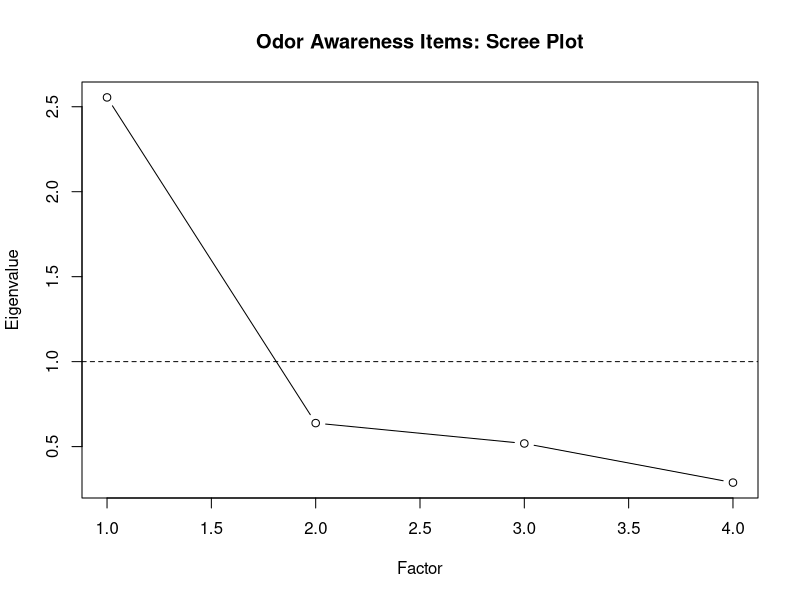
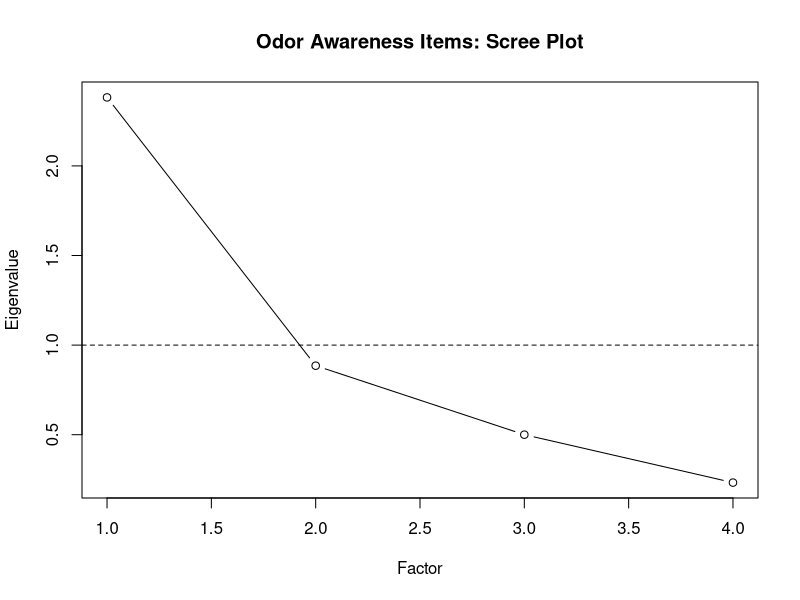

Source code (R) for these figures, in order:
######################### LOAD PACKAGES
library(dplyr)  # data wrangling



######################### NOTE
# See artifacts/data cleaning notes.docx
# contains the rationale for deviations from pre-reg



######################### DATA
qualtrics = read.csv('data/data-qualtrics-clean.csv', stringsAsFactors = TRUE)

formr = read.csv('data/data-formr-clean.csv', stringsAsFactors = TRUE)



######################### Index_SES
### qualtrics
# based on income bracket only
qualtrics = qualtrics |> mutate(Index_SES = as.factor(case_when(
  Income=="Below32" ~ "Below32",
  Income=="Upto41" ~ "Upto41")))

### formr
## based on income bracket only
# us only
formr = formr |> mutate(Index_SES_US = as.factor(case_when(
  Income=="Below32" ~ "Below32",
  Income=="Upto41" ~ "Upto41",
  Income=="41K_Plus" ~ "41K_Plus")))

# global limiting to income only
formr = formr |> mutate(Index_SES = as.factor(case_when(
  Compare_Income_GeneralPopulation %in% c("Much_less", "Moderately_less", "Slightly_less") ~ "less",
  Compare_Income_GeneralPopulation == "About_the_same" ~ "same",
  Compare_Income_GeneralPopulation %in% c("Slightly_more", "Moderately_more", "Much_more") ~ "more"
)))



######################### Index_Needs
## collapse to met/not-

#qualtrics
qualtrics = qualtrics |> mutate(Index_Needs = case_when(
  Income_Meets_Needs == "Yes" | Resources_Meets_Needs == "Yes" ~ 'Needs_Met', TRUE ~ 'Needs_Not_Met'
))

qualtrics = qualtrics |> mutate(Index_Needs_Number = as.factor(case_when(
  Index_Needs=="Needs_Met" ~ 1,
  Index_Needs=="Needs_Not_Met" ~ 0)))

#formr
formr = formr |> mutate(Index_Needs = case_when(
  Income_Meets_Needs == "Yes" | Resources_Meets_Needs == "Yes" ~ 'Needs_Met', TRUE ~ 'Needs_Not_Met'
))

formr = formr |> mutate(Index_Needs_Number = as.factor(case_when(
  Index_Needs=="Needs_Met" ~ 1,
  Index_Needs=="Needs_Not_Met" ~ 0)))



######################### Index Household
# qualtrics, imput missing info using multi-gen
qualtrics = qualtrics |> mutate(Index_Household = case_when(
  Location == "Urban" & MultiGeneration_Household == "No" ~ 'Urban_1to2_Generations',
  Location == "Rural" & MultiGeneration_Household == "No" ~ 'Rural_1to2_Generations',
  Location == "Urban" & Generations_per_Household %in% c(1, 2) ~ 'Urban_1to2_Generations',
  Location == "Urban" & Generations_per_Household > 2 ~ 'Urban_3Plus_Generations',
  Location == "Rural" & Generations_per_Household %in% c(1, 2) ~ 'Rural_1to2_Generations',
  Location == "Rural" & Generations_per_Household > 2 ~ 'Rural_3Plus_Generations'
))

#formr, only generations question present
formr = formr |> mutate(Index_Household = case_when(
  Location == "Urban" & Generations_per_Household %in% c(1, 2) ~ 'Urban_1to2_Generations',
  Location == "Urban" & Generations_per_Household > 2 ~ 'Urban_3Plus_Generations',
  Location == "Rural" & Generations_per_Household %in% c(1, 2) ~ 'Rural_1to2_Generations',
  Location == "Rural" & Generations_per_Household > 2 ~ 'Rural_3Plus_Generations'
))



######################### Index_Environment
# env cols
environment_cols = c("Exposure_Chemicals", "Exposure_AirPollution", "Exposure_Tobacco", "Exposure_PoorVentilation")

# qualtrics
qualtrics$Index_Environment = rowSums(qualtrics[ , environment_cols], na.rm=TRUE)

#formr
formr$Index_Environment = rowSums(formr[ , environment_cols], na.rm=TRUE)



######################### Index_ST_Loss_Cause
#qualtrics
qualtrics = qualtrics |> mutate(Index_ST_Loss_Cause = case_when(
  SmellTasteLoss_Cause_General == "Medication_or_Cancer"  ~ 'NonViral',
  SmellTasteLoss_Cause_General == "Unknown"  ~ 'NonViral',
  SmellTasteLoss_Cause_General == "Other"  ~ 'NonViral',
  SmellTasteLoss_Cause_General == "Occupational"  ~ 'NonViral',
  SmellTasteLoss_Cause_General == "Injury"  ~ 'NonViral',
  SmellTasteLoss_Cause_General == "Congenital"  ~ 'NonViral',
  SmellTasteLoss_Cause_General == "Bacterial"  ~ 'NonViral',
  SmellTasteLoss_Cause_General == "Viral" & SmellTasteLoss_Cause_VirusSpecific == 'Covid' & Diagnosis_Method == "Lab_Test" ~ 'Viral_Covid_Confirmed',
  SmellTasteLoss_Cause_General == "Viral" & SmellTasteLoss_Cause_VirusSpecific == 'Covid' & Diagnosis_Method == "Clinical"   ~ 'Viral_Covid_Confirmed',
  SmellTasteLoss_Cause_General == "Viral" & SmellTasteLoss_Cause_VirusSpecific == 'Covid'  ~ 'Viral_Covid_Unconfirmed',
  SmellTasteLoss_Cause_General == "Viral" & SmellTasteLoss_Cause_VirusSpecific == 'Other'  ~ 'Viral_nonCovid',
  SmellTasteLoss_Cause_General == "Viral" & SmellTasteLoss_Cause_VirusSpecific == 'NonCovid_Virus'  ~ 'Viral_nonCovid',
  SmellTasteLoss_Cause_General == "Viral" & SmellTasteLoss_Cause_VirusSpecific == 'Flu'  ~ 'Viral_nonCovid'
))

# formr
formr = formr |> mutate(Index_ST_Loss_Cause = case_when(
  SmellTasteLoss_Cause_General == "Medication_or_Cancer"  ~ 'NonViral',
  SmellTasteLoss_Cause_General == "Unknown"  ~ 'NonViral',
  SmellTasteLoss_Cause_General == "Other"  ~ 'NonViral',
  SmellTasteLoss_Cause_General == "Occupational"  ~ 'NonViral',
  SmellTasteLoss_Cause_General == "Injury"  ~ 'NonViral',
  SmellTasteLoss_Cause_General == "Congenital"  ~ 'NonViral',
  SmellTasteLoss_Cause_General == "Bacterial"  ~ 'NonViral',
  SmellTasteLoss_Cause_General == "Viral" & SmellTasteLoss_Cause_VirusSpecific == 'Covid' & Diagnosis_Method == "Lab_Test" ~ 'Viral_Covid_Confirmed',
  SmellTasteLoss_Cause_General == "Viral" & SmellTasteLoss_Cause_VirusSpecific == 'Covid' & Diagnosis_Method == "Clinical"   ~ 'Viral_Covid_Confirmed',
  SmellTasteLoss_Cause_General == "Viral" & SmellTasteLoss_Cause_VirusSpecific == 'Covid'  ~ 'Viral_Covid_Unconfirmed',
  SmellTasteLoss_Cause_General == "Viral" & SmellTasteLoss_Cause_VirusSpecific == 'Other'  ~ 'Viral_nonCovid',
  SmellTasteLoss_Cause_General == "Viral" & SmellTasteLoss_Cause_VirusSpecific == 'NonCovid_Virus'  ~ 'Viral_nonCovid',
  SmellTasteLoss_Cause_General == "Viral" & SmellTasteLoss_Cause_VirusSpecific == 'Flu'  ~ 'Viral_nonCovid'
))



######################### Index_Symptoms
# symptom cols
symptom_cols = c("Symptom_Fever","Symptom_DryCough","Symptom_DryMouth","Symptom_CoughMucus",
                 "Symptom_DifficultyBreathing","Symptom_ChestTightness","Symptom_RunnyNose",
                 "Symptom_SoreThroat","Symptom_ChangesFoodFlavor","Symptom_ChangesSmell",
                 "Symptom_LostAppetite","Symptom_Headache","Symptom_Muscleache","Symptom_Fatigue",
                 "Symptom_Diarrhea","Symptom_AbdominalPain","Symptom_Nausea","Symptom_OtherSymptoms")

# qualtrics
qualtrics$Index_Symptoms = rowSums(qualtrics[ , symptom_cols], na.rm=TRUE)

# formr
formr$Index_Symptoms = rowSums(formr[ , symptom_cols], na.rm=TRUE)



######################### Index_ST_Loss
# qualtrics
qualtrics = qualtrics |> mutate(Index_ST_Loss = case_when(
  Experienced_SmellTasteLoss == "No"  ~ 'No_ST_Loss',
  Experienced_SmellTasteLoss == "Yes"  ~ 'ST_Loss',
  Symptom_ChangesFoodFlavor == 1  ~ 'ST_Loss',
  Symptom_ChangesSmell == 1  ~ 'ST_Loss'
))

# formr
formr = formr |> mutate(Index_ST_Loss = case_when(
  Experienced_SmellTasteLoss == "No"  ~ 'No_ST_Loss',
  Experienced_SmellTasteLoss == "Yes"  ~ 'ST_Loss',
  Symptom_ChangesFoodFlavor == 1  ~ 'ST_Loss',
  Symptom_ChangesSmell == 1  ~ 'ST_Loss'
))



######################### Index_Health
# smoking counted once; oral health replaces second smoke count

# qualtrics
qualtrics = qualtrics |> mutate(Smoke_Vape_Daily = case_when(
  Smoke_Vape_Daily == 1  ~ 1, TRUE ~ 0
))

qualtrics = qualtrics |> mutate(Oral_Condition_Binary = case_when(
  Oral_Condition_Lickert %in% c("Excellent", "Very_good") ~ 0,
  Oral_Condition_Lickert %in% c("Good", "Fair", "Poor") ~ 1
))

health_cols = c("Chronic_Illnesses", "Cancer_Treatment", "Daily_Medications", "Oral_Condition_Binary", "Smoke_Vape_Daily")

qualtrics$Index_Health = rowSums(qualtrics[ , health_cols], na.rm=TRUE)

# formr
formr = formr |> mutate(Smoke_Vape_Daily = case_when(
  Smoke_Vape_Daily == 1  ~ 1, TRUE ~ 0
))

formr = formr |> mutate(Oral_Condition_Binary = case_when(
  Oral_Condition_Lickert %in% c("Excellent", "Very_good") ~ 0,
  Oral_Condition_Lickert %in% c("Good", "Fair", "Poor") ~ 1
))

health_cols = c("Chronic_Illnesses", "Cancer_Treatment", "Daily_Medications", "Oral_Condition_Binary", "Smoke_Vape_Daily")

formr$Index_Health = rowSums(formr[ , health_cols], na.rm=TRUE)



######################### Index_Olfactory_Change / Recovery / Long_Haul (pre-reg items 80-82)
# qualtrics
qualtrics$Index_Olfactory_Change = (qualtrics$OlfactoryAbility_DuringSmellLoss - qualtrics$OlfactoryAbility_BeforeSmellLoss)
qualtrics$Index_Olfactory_Recovery = (qualtrics$OlfactoryAbility_Current - qualtrics$OlfactoryAbility_DuringSmellLoss)
qualtrics$Index_Olfactory_Long_Haul = (qualtrics$OlfactoryAbility_Current - qualtrics$OlfactoryAbility_BeforeSmellLoss)

# formr
formr$Index_Olfactory_Change = (formr$OlfactoryAbility_DuringSmellLoss - formr$OlfactoryAbility_BeforeSmellLoss)
formr$Index_Olfactory_Recovery = (formr$OlfactoryAbility_Current - formr$OlfactoryAbility_DuringSmellLoss)
formr$Index_Olfactory_Long_Haul = (formr$OlfactoryAbility_Current - formr$OlfactoryAbility_BeforeSmellLoss)


######################### Odor Awareness Index QUALTRICS
# (pre-reg item 77, items 59-62)
#item 59 (Odor_Importance): no "not applicable" option, 5-point scale

# qualtrics
qualtrics = qualtrics |> mutate(Index_Odor_Importance = case_when(
  Odor_Importance == 'Not_important' ~ 1,
  Odor_Importance == 'Slightly_important' ~ 2,
  Odor_Importance == 'Moderately_Important' ~ 3,
  Odor_Importance == 'Important' ~ 4,
  Odor_Importance == 'Very_important' ~ 5
))

#items 60-62: pre-reg specifies "not applicable" and "never" BOTH coded as 1
qualtrics = qualtrics |> mutate(Index_Notice_Other_House_Smells = case_when(
  Notice_Other_House_Smells == 'Not_applicable' ~ 1,
  Notice_Other_House_Smells == 'Never' ~ 1,
  Notice_Other_House_Smells == 'Seldom' ~ 2,
  Notice_Other_House_Smells == 'Sometimes' ~ 3,
  Notice_Other_House_Smells == 'Often' ~ 4,
  Notice_Other_House_Smells == 'Always' ~ 5
))

qualtrics = qualtrics |> mutate(Index_Odors_Revive_Memories_Emotions = case_when(
  Odors_Revive_Memories_Emotions == 'Not_applicable' ~ 1,
  Odors_Revive_Memories_Emotions == 'Never' ~ 1,
  Odors_Revive_Memories_Emotions == 'Seldom' ~ 2,
  Odors_Revive_Memories_Emotions == 'Sometimes' ~ 3,
  Odors_Revive_Memories_Emotions == 'Often' ~ 4,
  Odors_Revive_Memories_Emotions == 'Always' ~ 5
))

qualtrics = qualtrics |> mutate(Index_Notice_Odors = case_when(
  Notice_Odors == 'Not_applicable' ~ 1,
  Notice_Odors == 'Never' ~ 1,
  Notice_Odors == 'Seldom' ~ 2,
  Notice_Odors == 'Sometimes' ~ 3,
  Notice_Odors == 'Often' ~ 4,
  Notice_Odors == 'Always' ~ 5
))


# factor analysis + scree plot to determine number of underlying factors

oa_cols = c("Index_Odor_Importance", "Index_Notice_Other_House_Smells",
            "Index_Odors_Revive_Memories_Emotions", "Index_Notice_Odors")
oa_cor = cor(qualtrics[ , oa_cols], use = "pairwise.complete.obs")
oa_eigen = eigen(oa_cor)$values

png("artifacts/odor_awareness_scree_plot-qualtrics.png")
plot(oa_eigen, type = "b", main = "Odor Awareness Items: Scree Plot",
     xlab = "Factor", ylab = "Eigenvalue")
abline(h = 1, lty = 2)
dev.off()

#Kaiser criterion (eigenvalue > 1) as a starting point
n_factors_kaiser = sum(oa_eigen > 1)
print(paste("Kaiser criterion suggests", n_factors_kaiser, "factor(s) -- confirm against scree plot"))

## unidimensional/1 factor confirmed, sum 4items into a single index, 4-20
qualtrics = qualtrics |> mutate(Index_OA = rowSums(across(all_of(oa_cols)), na.rm = TRUE))

# b/c never/na were counted as 1, the index falsely starts at 4
# substract the never/na responses to get a clean scale
qualtrics$Index_OA = qualtrics$Index_OA -4



######################### Odor Awareness Index FORMR
#item 59 (Odor_Importance): no "not applicable" option, 5-point scale

# formr
formr = formr |> mutate(Index_Odor_Importance = case_when(
  Odor_Importance == 'Not_important' ~ 1,
  Odor_Importance == 'Slightly_important' ~ 2,
  Odor_Importance == 'Moderately_Important' ~ 3,
  Odor_Importance == 'Important' ~ 4,
  Odor_Importance == 'Very_important' ~ 5
))

#items 60-62: pre-reg specifies "not applicable" and "never" BOTH coded as 1
formr = formr |> mutate(Index_Notice_Other_House_Smells = case_when(
  Notice_Other_House_Smells == 'Not_applicable' ~ 1,
  Notice_Other_House_Smells == 'Never' ~ 1,
  Notice_Other_House_Smells == 'Seldom' ~ 2,
  Notice_Other_House_Smells == 'Sometimes' ~ 3,
  Notice_Other_House_Smells == 'Often' ~ 4,
  Notice_Other_House_Smells == 'Always' ~ 5
))

formr = formr |> mutate(Index_Odors_Revive_Memories_Emotions = case_when(
  Odors_Revive_Memories_Emotions == 'Not_applicable' ~ 1,
  Odors_Revive_Memories_Emotions == 'Never' ~ 1,
  Odors_Revive_Memories_Emotions == 'Seldom' ~ 2,
  Odors_Revive_Memories_Emotions == 'Sometimes' ~ 3,
  Odors_Revive_Memories_Emotions == 'Often' ~ 4,
  Odors_Revive_Memories_Emotions == 'Always' ~ 5
))

formr = formr |> mutate(Index_Notice_Odors = case_when(
  Notice_Odors == 'Not_applicable' ~ 1,
  Notice_Odors == 'Never' ~ 1,
  Notice_Odors == 'Seldom' ~ 2,
  Notice_Odors == 'Sometimes' ~ 3,
  Notice_Odors == 'Often' ~ 4,
  Notice_Odors == 'Always' ~ 5
))


# factor analysis + scree plot to determine number of underlying factors

oa_cols = c("Index_Odor_Importance", "Index_Notice_Other_House_Smells",
            "Index_Odors_Revive_Memories_Emotions", "Index_Notice_Odors")
oa_cor = cor(formr[ , oa_cols], use = "pairwise.complete.obs")
oa_eigen = eigen(oa_cor)$values

png("artifacts/odor_awareness_scree_plot-formr.png")
plot(oa_eigen, type = "b", main = "Odor Awareness Items: Scree Plot",
     xlab = "Factor", ylab = "Eigenvalue")
abline(h = 1, lty = 2)
dev.off()

#Kaiser criterion (eigenvalue > 1) as a starting point
n_factors_kaiser = sum(oa_eigen > 1)
print(paste("Kaiser criterion suggests", n_factors_kaiser, "factor(s) -- confirm against scree plot"))

## unidimensional/1 factor confirmed, sum 4items into a single index, 4-20
formr = formr |> mutate(Index_OA = rowSums(across(all_of(oa_cols)), na.rm = TRUE))

# b/c never/na were counted as 1, the index falsely starts at 4
# substract the never/na responses to get a clean scale
formr$Index_OA = formr$Index_OA -4




######################### SAVE INDEXED DATA
write.csv(qualtrics, "data/data-qualtrics-final.csv", quote=FALSE, row.names = FALSE)

write.csv(formr, "data/data-formr-final.csv", quote=FALSE, row.names = FALSE)



######################### TIDY
rm(list = ls())
gc()
